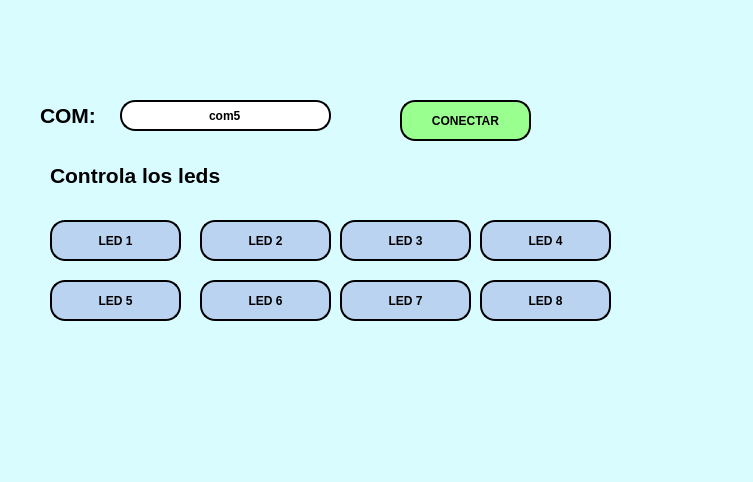
<?xml version="1.0" encoding="UTF-8"?>
<ui version="4.0">
 <class>MainWindow</class>
 <widget class="QMainWindow" name="MainWindow">
  <property name="geometry">
   <rect>
    <x>0</x>
    <y>0</y>
    <width>753</width>
    <height>482</height>
   </rect>
  </property>
  <property name="windowTitle">
   <string>MainWindow</string>
  </property>
  <property name="styleSheet">
   <string notr="true">background-color: rgb(216, 252, 255);</string>
  </property>
  <widget class="QWidget" name="centralwidget">
   <widget class="QLabel" name="label">
    <property name="geometry">
     <rect>
      <x>20</x>
      <y>10</y>
      <width>191</width>
      <height>71</height>
     </rect>
    </property>
    <property name="text">
     <string/>
    </property>
    <property name="pixmap">
     <pixmap resource="../../../Resource/resource.qrc">:/Logos/uatlogopng.png</pixmap>
    </property>
    <property name="scaledContents">
     <bool>true</bool>
    </property>
   </widget>
   <widget class="QLabel" name="label_4">
    <property name="geometry">
     <rect>
      <x>570</x>
      <y>0</y>
      <width>171</width>
      <height>91</height>
     </rect>
    </property>
    <property name="text">
     <string/>
    </property>
    <property name="pixmap">
     <pixmap resource="../../../Resource/resource.qrc">:/Logos/fians.png</pixmap>
    </property>
    <property name="scaledContents">
     <bool>true</bool>
    </property>
   </widget>
   <widget class="QLabel" name="label_5">
    <property name="geometry">
     <rect>
      <x>620</x>
      <y>350</y>
      <width>121</width>
      <height>71</height>
     </rect>
    </property>
    <property name="text">
     <string/>
    </property>
    <property name="pixmap">
     <pixmap resource="../../../Resource/resource.qrc">:/Logos/Shelby-Logo.png</pixmap>
    </property>
    <property name="scaledContents">
     <bool>true</bool>
    </property>
   </widget>
   <widget class="QLineEdit" name="txt_com">
    <property name="geometry">
     <rect>
      <x>120</x>
      <y>100</y>
      <width>211</width>
      <height>31</height>
     </rect>
    </property>
    <property name="font">
     <font>
      <weight>75</weight>
      <bold>true</bold>
     </font>
    </property>
    <property name="styleSheet">
     <string notr="true">border: 2px solid black;
background-color: rgb(255, 255, 255);
border-radius: 15px;</string>
    </property>
    <property name="text">
     <string>com5</string>
    </property>
    <property name="alignment">
     <set>Qt::AlignCenter</set>
    </property>
   </widget>
   <widget class="QLabel" name="label_2">
    <property name="geometry">
     <rect>
      <x>40</x>
      <y>100</y>
      <width>71</width>
      <height>31</height>
     </rect>
    </property>
    <property name="font">
     <font>
      <pointsize>16</pointsize>
      <weight>75</weight>
      <bold>true</bold>
     </font>
    </property>
    <property name="text">
     <string>COM:</string>
    </property>
   </widget>
   <widget class="QPushButton" name="btn_accion">
    <property name="geometry">
     <rect>
      <x>400</x>
      <y>100</y>
      <width>131</width>
      <height>41</height>
     </rect>
    </property>
    <property name="font">
     <font>
      <weight>75</weight>
      <bold>true</bold>
     </font>
    </property>
    <property name="styleSheet">
     <string notr="true">border: 2px solid black;
background-color: rgb(153, 255, 142);
border-radius: 15px;</string>
    </property>
    <property name="text">
     <string>CONECTAR</string>
    </property>
   </widget>
   <widget class="QLabel" name="label_3">
    <property name="geometry">
     <rect>
      <x>50</x>
      <y>160</y>
      <width>231</width>
      <height>31</height>
     </rect>
    </property>
    <property name="font">
     <font>
      <pointsize>16</pointsize>
      <weight>75</weight>
      <bold>true</bold>
     </font>
    </property>
    <property name="text">
     <string>Controla los leds</string>
    </property>
   </widget>
   <widget class="QPushButton" name="btn_led_1">
    <property name="geometry">
     <rect>
      <x>50</x>
      <y>220</y>
      <width>131</width>
      <height>41</height>
     </rect>
    </property>
    <property name="font">
     <font>
      <weight>75</weight>
      <bold>true</bold>
     </font>
    </property>
    <property name="styleSheet">
     <string notr="true">border: 2px solid black;
background-color: rgb(186, 211, 241);
border-radius: 15px;</string>
    </property>
    <property name="text">
     <string>LED 1</string>
    </property>
   </widget>
   <widget class="QPushButton" name="btn_led_2">
    <property name="geometry">
     <rect>
      <x>200</x>
      <y>220</y>
      <width>131</width>
      <height>41</height>
     </rect>
    </property>
    <property name="font">
     <font>
      <weight>75</weight>
      <bold>true</bold>
     </font>
    </property>
    <property name="styleSheet">
     <string notr="true">border: 2px solid black;
background-color: rgb(186, 211, 241);
border-radius: 15px;</string>
    </property>
    <property name="text">
     <string>LED 2</string>
    </property>
   </widget>
   <widget class="QPushButton" name="btn_led_3">
    <property name="geometry">
     <rect>
      <x>340</x>
      <y>220</y>
      <width>131</width>
      <height>41</height>
     </rect>
    </property>
    <property name="font">
     <font>
      <weight>75</weight>
      <bold>true</bold>
     </font>
    </property>
    <property name="styleSheet">
     <string notr="true">border: 2px solid black;
background-color: rgb(186, 211, 241);
border-radius: 15px;</string>
    </property>
    <property name="text">
     <string>LED 3</string>
    </property>
   </widget>
   <widget class="QPushButton" name="btn_led_4">
    <property name="geometry">
     <rect>
      <x>480</x>
      <y>220</y>
      <width>131</width>
      <height>41</height>
     </rect>
    </property>
    <property name="font">
     <font>
      <weight>75</weight>
      <bold>true</bold>
     </font>
    </property>
    <property name="styleSheet">
     <string notr="true">border: 2px solid black;
background-color: rgb(186, 211, 241);
border-radius: 15px;</string>
    </property>
    <property name="text">
     <string>LED 4</string>
    </property>
   </widget>
   <widget class="QPushButton" name="btn_led_5">
    <property name="geometry">
     <rect>
      <x>50</x>
      <y>280</y>
      <width>131</width>
      <height>41</height>
     </rect>
    </property>
    <property name="font">
     <font>
      <weight>75</weight>
      <bold>true</bold>
     </font>
    </property>
    <property name="styleSheet">
     <string notr="true">border: 2px solid black;
background-color: rgb(186, 211, 241);
border-radius: 15px;</string>
    </property>
    <property name="text">
     <string>LED 5</string>
    </property>
   </widget>
   <widget class="QPushButton" name="btn_led_6">
    <property name="geometry">
     <rect>
      <x>200</x>
      <y>280</y>
      <width>131</width>
      <height>41</height>
     </rect>
    </property>
    <property name="font">
     <font>
      <weight>75</weight>
      <bold>true</bold>
     </font>
    </property>
    <property name="styleSheet">
     <string notr="true">border: 2px solid black;
background-color: rgb(186, 211, 241);
border-radius: 15px;</string>
    </property>
    <property name="text">
     <string>LED 6</string>
    </property>
   </widget>
   <widget class="QPushButton" name="btn_led_7">
    <property name="geometry">
     <rect>
      <x>340</x>
      <y>280</y>
      <width>131</width>
      <height>41</height>
     </rect>
    </property>
    <property name="font">
     <font>
      <weight>75</weight>
      <bold>true</bold>
     </font>
    </property>
    <property name="styleSheet">
     <string notr="true">border: 2px solid black;
background-color: rgb(186, 211, 241);
border-radius: 15px;</string>
    </property>
    <property name="text">
     <string>LED 7</string>
    </property>
   </widget>
   <widget class="QPushButton" name="btn_led_8">
    <property name="geometry">
     <rect>
      <x>480</x>
      <y>280</y>
      <width>131</width>
      <height>41</height>
     </rect>
    </property>
    <property name="font">
     <font>
      <weight>75</weight>
      <bold>true</bold>
     </font>
    </property>
    <property name="styleSheet">
     <string notr="true">border: 2px solid black;
background-color: rgb(186, 211, 241);
border-radius: 15px;</string>
    </property>
    <property name="text">
     <string>LED 8</string>
    </property>
   </widget>
  </widget>
  <widget class="QMenuBar" name="menubar">
   <property name="geometry">
    <rect>
     <x>0</x>
     <y>0</y>
     <width>753</width>
     <height>26</height>
    </rect>
   </property>
  </widget>
  <widget class="QStatusBar" name="statusbar"/>
 </widget>
 <resources>
  <include location="../../../Resource/resource.qrc"/>
 </resources>
 <connections/>
</ui>
